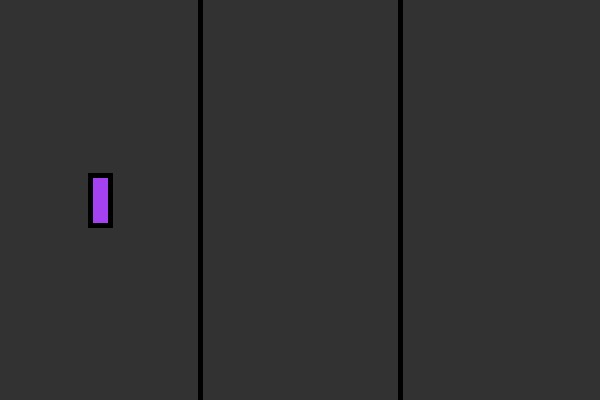
Frame 1 (no input)
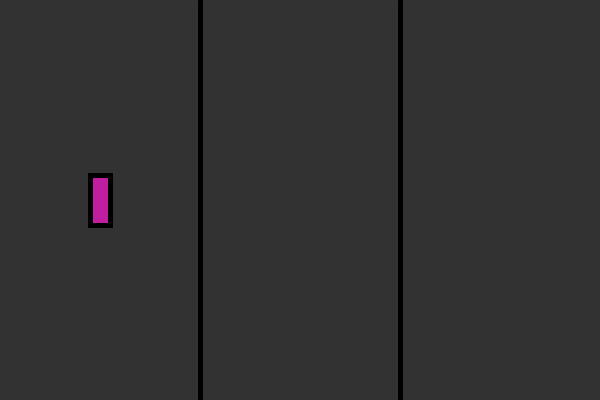
Frame 60 (the mouse pressed at the canvas centre just before this capture)
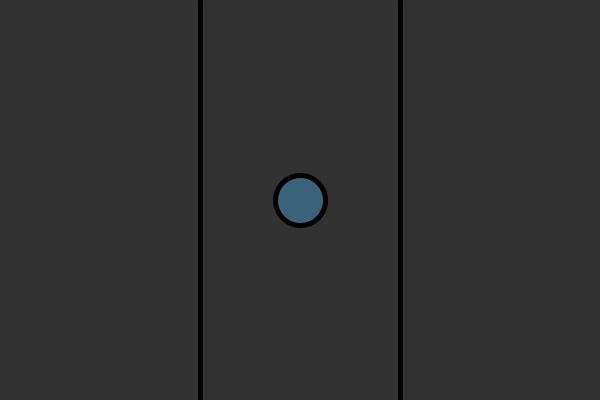
Frame 120 (the mouse held since frame 60 and released just before this capture)

The Processing sketch that drew these frames (run headless with seeded random() and noise(); from frame 60 on, the mouse is pressed at the canvas centre):

// Processing sketch: threeSides
// ── threeSides.pde
void setup(){
 size(600, 400); 
}

void draw(){
  background(50);
  strokeWeight(5);
  line(200, 0, 200, height);
  line(400, 0, 400, height);
  rectMode(CENTER);
  noFill();
  fill(random(255), random(255), random(255));
  
  
  if (mouseX <= 200){
    rect(100, height / 2, 20, 50);
  }else if (mouseX <= 400){
    circle(300, height / 2, 50);
  }else{
    square(500, height / 2, 50); 
  }
  
  
}
